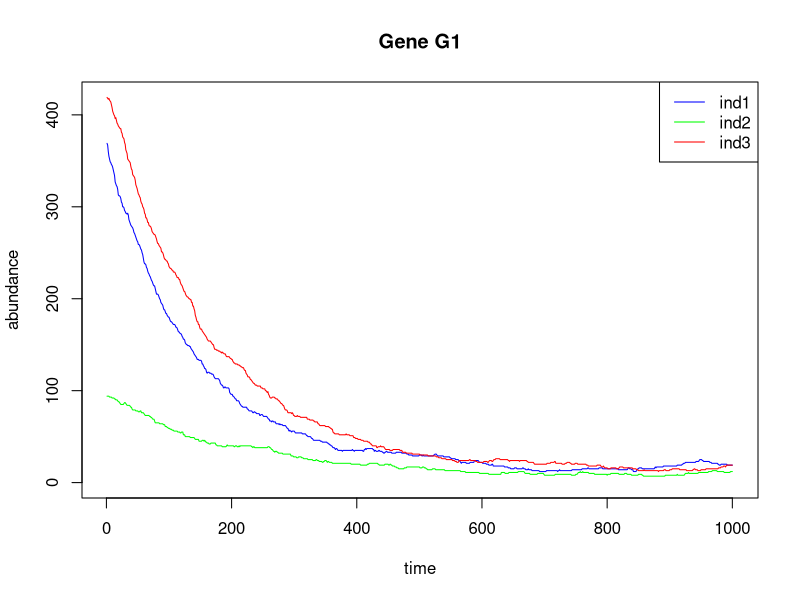
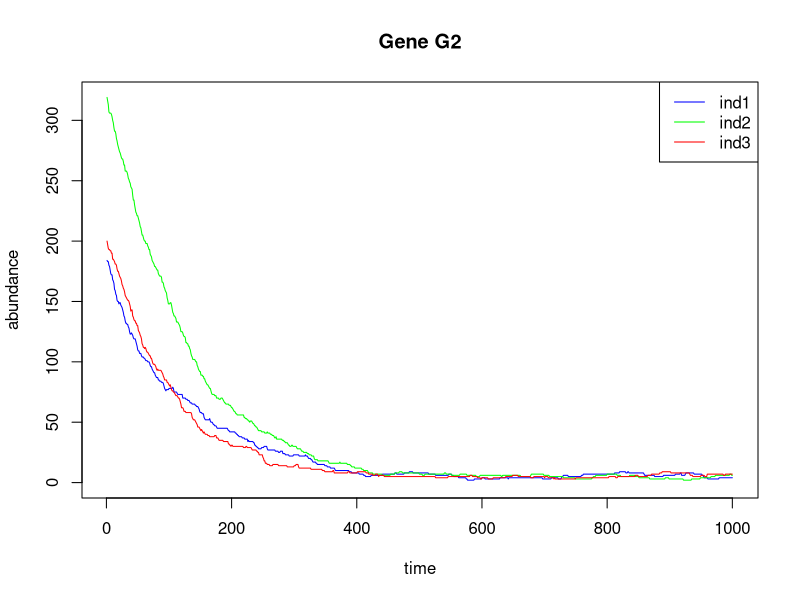
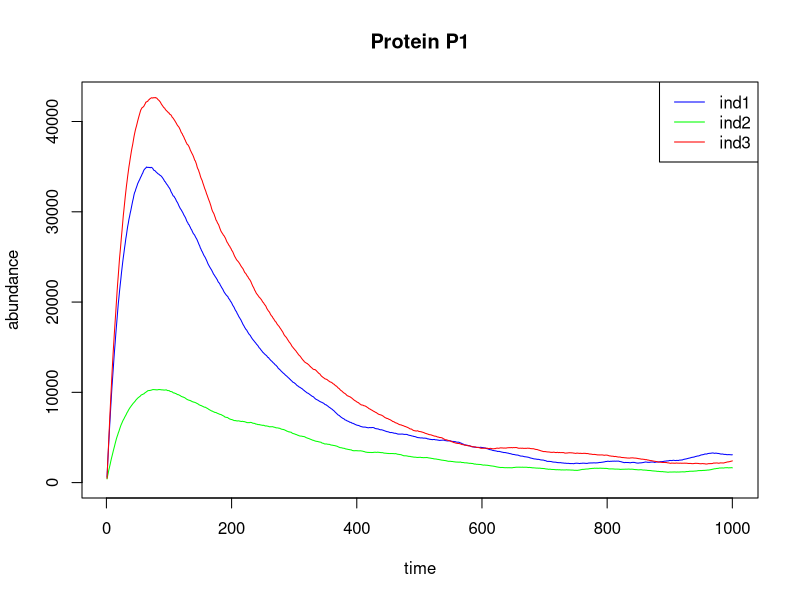
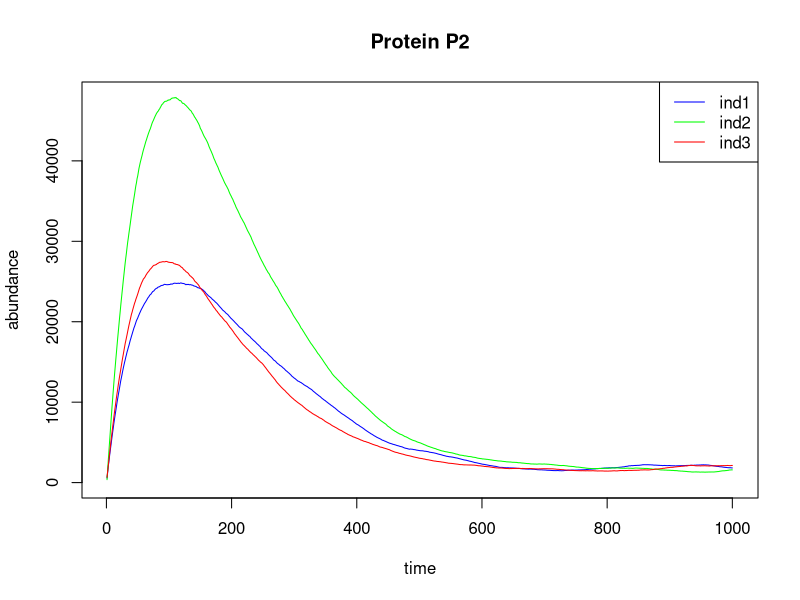

These figures' R source, in order:
##########################################################################################################################
##########################################################################################################################
###                                  DATA SIMULATION - DRAFT 1 - 28/11/2017                                            ###
##########################################################################################################################
##########################################################################################################################
# Variables ----                                                                                                                                                

# N individuals, n = 1 .. N
# G genes, g = 1 .. G
# P proteins, p = 1 .. P
# NC non-coding genes, NC = G - P, nc = 1 .. NC
# M metabolites, m = 1 .. M
# Q QTLs, q = 1 .. Q

# genes : vector of characters with gene ID
# prot : vector of characters with protein ID
# protcod : vector of characters with protein-coding genes ID
# noncod : vector of characters with non-coding genes ID
# met : vector of characters with metabolite ID
# ind : vactor of characters with individuals ID

# tmax = simulation time


# Graph  ----

## Topology

# TF : array for transcription regulation network, target genes (lenght of 1st dimension = G) x transcription regulators (lenght of 2nd dimension = NC + P (=G)) X edges values (lenght of 3rd dimension = 3)
# TLF : array for translation regulation network, target protein-coding genes (lenght of 1st dimension = P) x transcription regulators (lenght of 2nd dimension = NC + P (=G)) X edges values (lenght of 3rd dimension = 3)
# DR : array for RNA degradation regulation network, target genes (lenght of 1st dimension = G) X regulators non coding RNAs (lenght of 2nd dimension = NC) X edges values (lenght of 3rd dimension = 3)
# DP: array for protein degradation regulation network, target proteins (lenght of 1st dimension = P) X regulators proteins (lenght of 2nd dimension = P) X edges values (lenght of 3rd dimension = 3)
# ACT : array for protein activation network, target proteins (lenght of 1st dimension = P) x activators (lenght of 2nd dimension = P + M) X edges values (lenght of 3rd dimension = 3)
# DEACT : array for protein deactivation network, target proteins (lenght of 1st dimension = P) x deactivators (lenght of 2nd dimension = P + M) X edges values (lenght of 3rd dimension = 3)
# g2p : vector of correspondence between protein-coding genes ID and proteins ID, names = proteins ID, values = genes ID, (length P)

## Nodes parameters
# k_TC : vector of basal transcription rates for each gene, i.e. mean basal number of transcription events in per time unit (= in absence of any regulators), genes (length G)
# k_TL : vector of basal translation rates for each protein-coding gene, i.e. mean basal number of transcription events in per time unit (= in absence of any regulators), proteins (length P)
# p0_DR : vector of basal RNA degradation rate for each gene, genes (lenght G)
# p0_DP : vector of basal protein degradation rate for each gene, genes (length P)


## Genotype effects
# QTL_TC : matrix of genotype effect on transcription (TF binding) for each individual, effects (G rows) x individuals (N columns)
# QTL_TL : matrix of genotype effect on translation (TLF binding) for each individual, effects (P rows) x individuals (N columns)
# QTL_DR : matrix of genotype effect on mRNA degradation for each individual, effects (G rows) x individuals (N columns)
#   Remark : the effects can arise from non-linear combination of the effects of several QTLs, they are calculated prior to the simulation (as genotype does not vary with time)


# Dynamic quantities ----

## Rates and probabilities

# l_TC : matrix of transcription rates for each gene and each individual (i.e. mean number of transcription events in per time unit), individuals (N rows) x genes (G columns)
# l_TL : matrix of translation rates for each gene and each individual (i.e. mean number of translation events in per time unit), individuals (N rows) x protein-coding genes (P columns)
# p_DR : matrix of mRNA degradation rate for each gene and each individual, individuals (N rows) x genes (G columns)

## Molecular quantities

# rna : matrix of RNA abundance for each individual, genes (G rows) x individuals (N columns)
# prot_tot : matrix of protein abundance for each individual, proteins (P rows) x individuals (N columns)
# prot_A : matrix of active protein abundance for each individual, proteins (P rows) x individuals (N columns)
# prot_NA : matrix of inactive protein abundance for each individual, proteins (P rows) x individuals (N columns)


# ----



##########################################################################################################################
#                                                  NETWORK SIMULATION                                                    #
##########################################################################################################################


rand_network = function(G, P, M){
 
  # Nodes
  genes = sapply(1:G, function(i){ return(paste0("G",i)) })
  prot = sapply(1:P, function(i){ return(paste0("P",i)) })
  met = sapply(1:M, function(i){ return(paste0("M",i)) })
  
  g2p = genes[1:P]; names(g2p) = prot
  protcod = unname(g2p); noncod = setdiff(genes, protcod); NC = G-P
  
  ## Topology
  
  # Transcription regulation
  # TF : array for transcription regulation network, target genes (G rows) x transcription regulators (NC + P (=G) columns)
  TF_sgn = matrix( sample(c(-1:1), size = (G*G), replace = T, prob = c(0.05,0.75, 0.2)), nrow = G, ncol = G, dimnames = list(genes, c(noncod,prot)))
  # The th parameter for the Hill function of each regulator is sampled from a uniform distribution on discrete numbers between 50 and 100
  TF_th = matrix( 0, nrow = G, ncol = G, dimnames = list(genes, c(noncod,prot))) ; TF_th[which(TF_sgn!=0)] = sample(50:100, length(which(TF_sgn!=0)), replace = T)
  # The n parameter for the Hill function of each regulator is sampled from a uniform distribution on discrete numbers between 1 and 4
  TF_n = matrix( 0, nrow = G, ncol = G, dimnames = list(genes, c(noncod,prot))) ; TF_n[which(TF_sgn!=0)] = sample(1:4, length(which(TF_sgn!=0)), replace = T)
  
  # Translation regulation
  # TLF : array for translation regulation network, target protein-coding genes (P rows) x transcription regulators (NC + P (=G) columns)
  TLF_sgn = matrix( sample(c(-1:1), size = (P*G), replace = T, prob = c(0.2,0.6, 0.2)), nrow = P, ncol = G, dimnames = list(protcod, c(noncod,prot)))
  # The th parameter for the Hill function of each regulator is sampled from a uniform distribution on discrete numbers between 50 and 100
  TLF_th = matrix( 0, nrow = P, ncol = G, dimnames = list(protcod, c(noncod,prot))) ; TLF_th[which(TLF_sgn!=0)] = sample(50:100, length(which(TLF_sgn!=0)), replace = T)
  # The n parameter for the Hill function of each regulator is sampled from a uniform distribution on discrete numbers between 1 and 4
  TLF_n = matrix( 0, nrow = P, ncol = G, dimnames = list(protcod, c(noncod,prot))) ; TLF_n[which(TLF_sgn!=0)] = sample(1:4, length(which(TLF_sgn!=0)), replace = T)
  
  # RNA decay
  # DR : array for RNA degradation regulation network, target genes (lenght of 1st dimension = G) X regulators non coding RNAs (NC+Q columns)
  DR_sgn = matrix( sample(c(-1:1), size = (G*NC), replace = T, prob = c(0.2,0.6, 0.2)), nrow = G, ncol = NC, dimnames = list(genes, noncod))
  # The th parameter for the Hill function of each regulator is sampled from a uniform distribution on discrete numbers between 50 and 100
  DR_th = matrix( 0, nrow = G, ncol = NC, dimnames = list(genes, noncod)) ; DR_th[which(DR_sgn!=0)] = sample(50:100, length(which(DR_sgn!=0)), replace = T)
  # The n parameter for the Hill function of each regulator is sampled from a uniform distribution on discrete numbers between 1 and 4
  DR_n = matrix( 0, nrow = G, ncol = NC, dimnames = list(genes, noncod)) ; DR_n[which(DR_sgn!=0)] = sample(1:4, length(which(DR_sgn!=0)), replace = T)
  
  
  # Protein decay
  # DP : array for RNA degradation regulation network, target genes (lenght of 1st dimension = G) X regulators non coding RNAs (NC+Q columns)
  DP_sgn = matrix( sample(c(-1:1), size = (P*P), replace = T, prob = c(0.2,0.6, 0.2)), nrow = P, ncol = P, dimnames = list(prot, prot))
  # The th parameter for the Hill function of each regulator is sampled from a uniform distribution on discrete numbers between 50 and 100
  DP_th = matrix( 0, nrow = P, ncol = P, dimnames = list(prot, prot)) ; DP_th[which(DP_sgn!=0)] = sample(50:100, length(which(DP_sgn!=0)), replace = T)
  # The n parameter for the Hill function of each regulator is sampled from a uniform distribution on discrete numbers between 1 and 4
  DP_n = matrix( 0, nrow = P, ncol = P, dimnames = list(prot, prot)) ; DP_n[which(DP_sgn!=0)] = sample(1:4, length(which(DP_sgn!=0)), replace = T)
  

  # Protein activation
  # ACT : array for protein activation network, target proteins (P rows) x activators (P + NC + M (= G+M) columns)
  ACT_sgn = matrix( sample(c(0,1), size = (P*(G+M)), replace = T, prob = c(0.7,0.3)), nrow = P, ncol = NC+P+M, dimnames = list(prot, c(prot,noncod,met)))
  # The th parameter for the Hill function of each regulator is sampled from a uniform distribution on discrete numbers between 50 and 100
  ACT_th = matrix( 0, nrow = P, ncol = G+M, dimnames = list(prot, c(prot,noncod,met))) ; ACT_th[which(ACT_sgn!=0)] = sample(50:100, length(which(ACT_sgn!=0)), replace = T)
  # The n parameter for the Hill function of each regulator is sampled from a uniform distribution on discrete numbers between 1 and 4
  ACT_n = matrix( 0, nrow = P, ncol = G+M, dimnames = list(prot, c(prot,noncod,met))) ; ACT_n[which(ACT_sgn!=0)] = sample(1:4, length(which(ACT_sgn!=0)), replace = T)
  
  # Protein deactivation
  # DEACT : array for protein deactivation network, target proteins (P rows) x activators (P + NC + M (= G+M) columns)
  DEACT_sgn = matrix( sample(c(0,1), size = (P*(G+M)), replace = T, prob = c(0.7,0.3)), nrow = P, ncol = NC+P+M, dimnames = list(prot, c(prot,noncod,met)))
  # The th parameter for the Hill function of each regulator is sampled from a uniform distribution on discrete numbers between 50 and 100
  DEACT_th = matrix( 0, nrow = P, ncol = G+M, dimnames = list(prot, c(prot,noncod,met))) ; DEACT_th[which(DEACT_sgn!=0)] = sample(50:100, length(which(DEACT_sgn!=0)), replace = T)
  # The n parameter for the Hill function of each regulator is sampled from a uniform distribution on discrete numbers between 1 and 4
  DEACT_n = matrix( 0, nrow = P, ncol = G+M, dimnames = list(prot, c(prot,noncod,met))) ; DEACT_n[which(DEACT_sgn!=0)] = sample(1:4, length(which(DEACT_sgn!=0)), replace = T)
  
  
  ## Nodes parameters
  
  # Transcription rates
  # TC rates chosen randomly between 0.01 and 0.1
  k_TC = runif(G, 0.01, 0.1); names(k_TC) = genes
  
  # Translation rates
  # TL rates chosen randomly between 0.5 and 5
  k_TL = runif(P, 0.5, 5); names(k_TL) = protcod
  
  # RNA decay rates
  # RNA decay rates chosen randomly between 0.005 and 0.01
  p0_DR = runif(G, 0.005, 0.01); names(p0_DR) = genes
  
  # Protein decay rates
  # protein decay rates chosen randomly between 0.01 and 0.1
  p0_DP = runif(P, 0.01, 0.1); names(p0_DP) = prot
      
  res = list("genes" = genes, # ----
             "protcod" = protcod,
             "noncod" = noncod,
             "prot" = prot,
             "met" = met,
             "g2p" = g2p,
             "TF_sgn" = TF_sgn,
             "TF_th" = TF_th,
             "TF_n" = TF_n,
             "TLF_sgn" = TLF_sgn,
             "TLF_th" = TLF_th,
             "TLF_n" = TLF_n,
             "DR_sgn" = DR_sgn,
             "DR_th" = DR_th,
             "DR_n" = DR_n,
             "DP_sgn" = DP_sgn,
             "DP_th" = DP_th,
             "DP_n" = DP_n,
             "ACT_sgn" = ACT_sgn,
             "ACT_th" = ACT_th,
             "ACT_n" = ACT_n,
             "DEACT_sgn" = DEACT_sgn,
             "DEACT_th" = DEACT_th,
             "DEACT_n" = DEACT_n,
             "k_TC" = k_TC,
             "k_TL" = k_TL,
             "p0_DR" = p0_DR,
             "p0_DP" = p0_DP
             )
    # ----
  
  return(res)
}

rand_network_null = function(G, P, M){
  
  # Nodes
  genes = sapply(1:G, function(i){ return(paste0("G",i)) })
  prot = sapply(1:P, function(i){ return(paste0("P",i)) })
  met = sapply(1:M, function(i){ return(paste0("M",i)) })
  
  g2p = genes[1:P]; names(g2p) = prot
  protcod = unname(g2p); noncod = setdiff(genes, protcod); NC = G-P
  
  ## Topology
  
  # Transcription regulation
  # TF : array for transcription regulation network, target genes (G rows) x transcription regulators (NC + P (=G) columns)
  TF_sgn = matrix( 0, nrow = G, ncol = G, dimnames = list(genes, c(noncod,prot)))
  TF_th = matrix( 0, nrow = G, ncol = G, dimnames = list(genes, c(noncod,prot)))
  TF_n = matrix( 0, nrow = G, ncol = G, dimnames = list(genes, c(noncod,prot)))
  
  # Translation regulation
  # TLF : array for translation regulation network, target protein-coding genes (P rows) x transcription regulators (NC + P (=G) columns)
  TLF_sgn = matrix( 0, nrow = P, ncol = G, dimnames = list(protcod, c(noncod,prot)))
  TLF_th = matrix( 0, nrow = P, ncol = G, dimnames = list(protcod, c(noncod,prot)))
  TLF_n = matrix( 0, nrow = P, ncol = G, dimnames = list(protcod, c(noncod,prot)))
  
  # RNA decay
  # DR : array for RNA degradation regulation network, target genes (lenght of 1st dimension = G) X regulators non coding RNAs (NC+Q columns)
  DR_sgn = matrix( 0, nrow = G, ncol = NC, dimnames = list(genes, noncod))
  DR_th = matrix( 0, nrow = G, ncol = NC, dimnames = list(genes, noncod))
  DR_n = matrix( 0, nrow = G, ncol = NC, dimnames = list(genes, noncod))
  
  
  # Protein decay
  # DP : array for RNA degradation regulation network, target genes (lenght of 1st dimension = G) X regulators non coding RNAs (NC+Q columns)
  DP_sgn = matrix( 0, nrow = P, ncol = P, dimnames = list(prot, prot))
  # The th parameter for the Hill function of each regulator is sampled from a uniform distribution on discrete numbers between 50 and 100
  DP_th = matrix( 0, nrow = P, ncol = P, dimnames = list(prot, prot))
  # The n parameter for the Hill function of each regulator is sampled from a uniform distribution on discrete numbers between 1 and 4
  DP_n = matrix( 0, nrow = P, ncol = P, dimnames = list(prot, prot))
  
  
  # Protein activation
  # ACT : array for protein activation network, target proteins (P rows) x activators (P + NC + M (= G+M) columns)
  ACT_sgn = matrix( 0, nrow = P, ncol = NC+P+M, dimnames = list(prot, c(prot,noncod,met)))
  # The th parameter for the Hill function of each regulator is sampled from a uniform distribution on discrete numbers between 50 and 100
  ACT_th = matrix( 0, nrow = P, ncol = G+M, dimnames = list(prot, c(prot,noncod,met)))
  # The n parameter for the Hill function of each regulator is sampled from a uniform distribution on discrete numbers between 1 and 4
  ACT_n = matrix( 0, nrow = P, ncol = G+M, dimnames = list(prot, c(prot,noncod,met)))
  
  # Protein deactivation
  # DEACT : array for protein deactivation network, target proteins (P rows) x activators (P + NC + M (= G+M) columns)
  DEACT_sgn = matrix( 0, nrow = P, ncol = NC+P+M, dimnames = list(prot, c(prot,noncod,met)))
  DEACT_th = matrix( 0, nrow = P, ncol = G+M, dimnames = list(prot, c(prot,noncod,met)))
  DEACT_n = matrix( 0, nrow = P, ncol = G+M, dimnames = list(prot, c(prot,noncod,met)))
  
  
  ## Nodes parameters
  
  # Transcription rates
  # TC rates chosen randomly between 0.01 and 0.1
  k_TC = runif(G, 0.01, 0.1); names(k_TC) = genes
  
  # Translation rates
  # TL rates chosen randomly between 0.5 and 5
  k_TL = runif(P, 0.5, 5); names(k_TL) = protcod
  
  # RNA decay rates
  # RNA decay rates chosen randomly between 0.005 and 0.01
  p0_DR = runif(G, 0.005, 0.01); names(p0_DR) = genes
  
  # Protein decay rates
  # protein decay rates chosen randomly between 0.01 and 0.1
  p0_DP = runif(P, 0.01, 0.1); names(p0_DP) = prot
  
  res = list("genes" = genes, # ----
             "protcod" = protcod,
             "noncod" = noncod,
             "prot" = prot,
             "met" = met,
             "g2p" = g2p,
             "TF_sgn" = TF_sgn,
             "TF_th" = TF_th,
             "TF_n" = TF_n,
             "TLF_sgn" = TLF_sgn,
             "TLF_th" = TLF_th,
             "TLF_n" = TLF_n,
             "DR_sgn" = DR_sgn,
             "DR_th" = DR_th,
             "DR_n" = DR_n,
             "DP_sgn" = DP_sgn,
             "DP_th" = DP_th,
             "DP_n" = DP_n,
             "ACT_sgn" = ACT_sgn,
             "ACT_th" = ACT_th,
             "ACT_n" = ACT_n,
             "DEACT_sgn" = DEACT_sgn,
             "DEACT_th" = DEACT_th,
             "DEACT_n" = DEACT_n,
             "k_TC" = k_TC,
             "k_TL" = k_TL,
             "p0_DR" = p0_DR,
             "p0_DP" = p0_DP
  )
  # ----
  
  return(res)
}

##########################################################################################################################
#                                                INDIVIDUALS SIMULATION                                                  #
##########################################################################################################################


rand_cohort = function(network, N){

  G = length(network$genes)
  P = length(network$prot)
  M = length(network$met)
  
  # Individuals
  ind = sapply(1:N, function(i){ return(paste0("ind",i)) })

  # Genotype effects
  
  # QTL_TC : matrix of genotype effect on transcription (TF binding) for each individual, effects (G rows) x individuals (N columns)
  QTL_TC = matrix(rnorm(G * N , mean = 1, sd = 0.05), nrow = G, ncol = N); rownames(QTL_TC) = network$genes; colnames(QTL_TC) = ind

  # QTL_TL : matrix of genotype effect on translation (TLF binding) for each individual, effects (P rows) x individuals (N columns)
  QTL_TL = matrix(rnorm(P * N , mean = 1, sd = 0.05), nrow = P, ncol = N); rownames(QTL_TL) = network$protcod; colnames(QTL_TL) = ind
  
  # QTL_DR : matrix of genotype effect on mRNA degradation for each individual, effects (G rows) x individuals (N columns)
  QTL_DR = matrix(rnorm(G * N , mean = 1, sd = 0.05), nrow = G, ncol = N); rownames(QTL_DR) = network$genes; colnames(QTL_DR) = ind
  
  rna_0 = matrix(sample(0:500, G*N, replace = T), nrow = G, ncol = N); rownames(rna_0) = network$genes; colnames(rna_0) = ind
  prot_tot_0 = matrix(sample(0:500, P*N, replace = T), nrow = P, ncol = N); rownames(prot_tot_0) = network$prot; colnames(prot_tot_0) = ind
  prot_A_0 = matrix(sample(0:500, P*N, replace = T), nrow = P, ncol = N); rownames(prot_A_0) = network$prot; colnames(prot_A_0) = ind
  prot_NA_0 = matrix(sample(0:500, P*N, replace = T), nrow = P, ncol = N); rownames(prot_NA_0) = network$prot; colnames(prot_NA_0) = ind
  met_tot_0 = matrix(sample(0:500, M*N, replace = T), nrow = M, ncol = N); rownames(met_tot_0) = network$met; colnames(met_tot_0) = ind
  
  res = list("ind" = ind,
             "QTL_TC" = QTL_TC,
             "QTL_TL" = QTL_TL,
             "QTL_DR" = QTL_DR,
             "rna_0" = rna_0,
             "prot_tot_0" = prot_tot_0,
             "prot_A_0" = prot_A_0,
             "prot_NA_0" = prot_NA_0,
             "met_tot_0" = met_tot_0)
  return(res)
}



##########################################################################################################################
#                                                       MAIN CODE                                                        #
##########################################################################################################################

simu = function(network, cohort, tmax){

  # ----
  ind = network$ind
  genes = network$genes
  protcod = network$protcod
  noncod = network$noncod
  prot = network$prot
  met = network$met
  g2p = network$g2p
  TF_sgn = network$TF_sgn
  TF_th = network$TF_th
  TF_n = network$TF_n
  TLF_sgn = network$TLF_sgn
  TLF_th = network$TLF_th
  TLF_n = network$TLF_n
  DR_sgn = network$DR_sgn
  DR_th = network$DR_th
  DR_n = network$DR_n
  DP_sgn = network$DP_sgn
  DP_th = network$DP_th
  DP_n = network$DP_n
  ACT_sgn = network$ACT_sgn
  ACT_th = network$ACT_th
  ACT_n = network$ACT_n
  DEACT_sgn = network$DEACT_sgn
  DEACT_th = network$DEACT_th
  DEACT_n = network$DEACT_n
  k_TC = network$k_TC
  k_TL = network$k_TL
  p0_DR = network$p0_DR
  p0_DP = network$p0_DP
  
  ind = cohort$ind
  QTL_TC = cohort$QTL_TC
  QTL_TL = cohort$QTL_TL
  QTL_DR = cohort$QTL_DR
  # ----
  
  ## Initialization ----
  
  t = 1
  
  N= length(ind)
  G = length(genes)
  P = length(prot)
  NC = length(noncod)
  M = length(met)
  
  # Vector creation
  rna = matrix(NA, nrow = G, ncol = N); rownames(rna) = genes; colnames(rna) = ind
  prot_tot = matrix(NA, nrow = P, ncol = N); rownames(prot_tot) = prot; colnames(prot_tot) = ind
  prot_A = matrix(NA, nrow = P, ncol = N); rownames(prot_A) = prot; colnames(prot_A) = ind
  prot_NA = matrix(NA, nrow = P, ncol = N); rownames(prot_NA) = prot; colnames(prot_NA) = ind
  met_tot = matrix(NA, nrow = M, ncol = N); rownames(met_tot) = met; colnames(met_tot) = ind
  
  l_TC = matrix(NA, nrow = G, ncol = N, dimnames = list(genes, ind))
  l_TL = matrix(NA, nrow = P, ncol = N, dimnames = list(protcod, ind))
  p_DR = matrix(NA, nrow = G, ncol = N, dimnames = list(genes, ind))
  p_DP = matrix(NA, nrow = P, ncol = N, dimnames = list(prot, ind))
  p_act = matrix(NA, nrow = P, ncol = N, dimnames = list(prot, ind))
  p_deact = matrix(NA, nrow = P, ncol = N, dimnames = list(prot, ind))
  
  
  # Initial values
  # Are the initial values the same for all individuals???
  rna_prev = matrix(cohort$rna_0[genes, ind], nrow = G, ncol = N); rownames(rna_prev) = genes; colnames(rna_prev) = ind
  prot_A_prev = matrix(cohort$prot_A_0[prot, ind], nrow = P, ncol = N); rownames(prot_A_prev) = prot; colnames(prot_A_prev) = ind
  prot_NA_prev = matrix(cohort$prot_NA_0[prot, ind], nrow = P, ncol = N); rownames(prot_NA_prev) = prot; colnames(prot_NA_prev) = ind
  prot_tot_prev = matrix(prot_A_prev[prot, ind] + prot_NA_prev[prot, ind], nrow = P, ncol = N); rownames(prot_tot_prev) = prot; colnames(prot_tot_prev) = ind
  met_tot_prev = matrix(cohort$met_tot_0[met, ind], nrow = M, ncol = N); rownames(met_tot_prev) = met; colnames(met_tot_prev) = ind
  
  
  # For visualization
  
  time_rna = vector("list", G); names(time_rna) = genes
  time_prot_tot = vector("list", P); names(time_prot_tot) = prot
  time_prot_A = vector("list", P); names(time_prot_A) = prot
  time_prot_NA = vector("list", P); names(time_prot_NA) = prot
  time_met_tot = vector("list", M); names(time_met_tot) = met
  
  # Add t = 0
  for(g in genes){ time_rna[[g]] = cbind(time_rna[[g]],rna_prev[g,]) }
  for(p in prot){ 
    time_prot_tot[[p]] = cbind(time_prot_tot[[p]], prot_tot_prev[p,])
    time_prot_A[[p]] = cbind(time_prot_A[[p]], prot_A_prev[p,])
    time_prot_NA[[p]] = cbind(time_prot_NA[[p]], prot_NA_prev[p,])
  }
  for(m in met){ time_met_tot[[m]] = cbind(time_met_tot[[m]], met_tot_prev[m,]) }
  
  # Main loop -----
  
  while(t<tmax){
    
    mol_prev = rbind(rna_prev[noncod,ind], prot_A_prev[,ind], met_tot_prev[,ind]); rownames(mol_prev) = c(noncod,prot,met)
    
    ## 1: Update rates and probabilites ----
    
    # Transcription rate
    l_TC[genes, ind] = k_TC[genes] * t(sapply(genes, function(g){
      reg = mol_prev[colnames(TF_n),]^TF_n[g,]
      theta = t(QTL_TC[g,] * matrix(TF_th[g,], nrow = N, ncol = ncol(TF_th), byrow = T)) ^ TF_n[g,]
      temp = 1 + TF_sgn[g,] * (reg/(reg + theta)); rownames(temp) = colnames(TF_sgn); colnames(temp) = ind
      return(apply(temp, 2, prod))
    }))
    
    
    # Translation rate 
      l_TL[protcod, ind] = rna_prev[protcod,] * k_TL[protcod] * t(sapply(protcod, function(g){
        reg = mol_prev[colnames(TLF_n),]^TLF_n[g,]
        theta = t(QTL_TL[g,] * matrix(TLF_th[g,], nrow = N, ncol = ncol(TLF_th), byrow = T)) ^ TLF_n[g,]
        temp = 1 + TLF_sgn[g,] * (reg/(reg + theta)); rownames(temp) = colnames(TLF_sgn); colnames(temp) = ind
        return(apply(temp, 2, prod))
      }))
    
    
    # RNA degradation rate
      p_DR[genes, ind] = p0_DR[genes] * QTL_DR[genes, ind] * t(sapply(genes, function(g){
        reg = mol_prev[colnames(DR_n),]^DR_n[g,]
        theta = matrix(DR_th[g,], nrow = ncol(DR_th), ncol = N) ^ DR_n[g,]
        temp = 1 + DR_sgn[g,] * (reg/(reg + theta)); rownames(temp) = colnames(DR_sgn); colnames(temp) = ind
        return(apply(temp, 2, prod))
      }))  
      
    
    
    # protein degradation rate
      p_DP[prot, ind] = p0_DP[prot] * t(sapply(prot, function(g){
        reg = mol_prev[colnames(DP_n),]^DP_n[g,]
        theta = matrix(DP_th[g,], nrow = ncol(DP_th), ncol = N) ^ DP_n[g,]
        temp = 1 + DP_sgn[g,] * (reg/(reg + theta)); rownames(temp) = colnames(DP_sgn); colnames(temp) = ind
        return(apply(temp, 2, prod))
      }))
      
    
    # protein activation rate
    p_act[prot, ind] = t(sapply(prot, function(g){
      reg = mol_prev[colnames(ACT_n),]^ACT_n[g,]
      theta = matrix(ACT_th[g,], nrow = ncol(ACT_th), ncol = N) ^ ACT_n[g,]
      temp = ACT_sgn[g,] * (reg/(reg + theta)); rownames(temp) = colnames(ACT_sgn); colnames(temp) = ind
      return(apply(temp, 2, prod))
    }))

    
    # protein deactivation rate
    p_deact[prot, ind] = t(sapply(prot, function(g){
      reg = mol_prev[colnames(DEACT_n),]^DEACT_n[g,]
      theta = matrix(DEACT_th[g,], nrow = ncol(DEACT_th), ncol = N) ^ DEACT_n[g,]
      temp = DEACT_sgn[g,] * (reg/(reg + theta)); rownames(temp) = colnames(DEACT_sgn); colnames(temp) = ind
      return(apply(temp, 2, prod))
    }))
    
    
    
    
    ## 2: Compute new molecule abundances ----
    
    # Update RNA abundance
    #    Gene transcription follows a Poisson law, and each RNA molecule at time t-1 has a probability p_DR of being degraded
    rna[genes, ind] = rna_prev[genes, ind] + rpois(length(l_TC), l_TC) - rbinom(N*G, rna_prev, p_DR)
    
    
    # Update protein abundance 
    
    # Activation or degradation of inactive proteins
    # Each inactive protein has 3 possible fates:
    #      - Stay inactive with a probability of (1-proba_activation)*(1-proba_degradation)
    #      - Become active with a probability of proba_activation*(1-proba_degradation)
    #      - Be degraded with a probability of proba_degradation
    probs = rbind( as.vector((1-p_act)*(1-p_DP)), as.vector(p_act*(1-p_DP)) ,as.vector(p_DP) ) # order of the columns: Prot1 for ind1, Prot2 for ind1, ... , ProtP for ind1, Prot1 for ind2, etc
    # For each protein type in each individuals these fates are sampled using a multinomial distribution
    temp = sapply(1:(N*P), function(i){rmultinom(1,prot_NA_prev[i],probs[,i])})
    Xa = temp[2,] # proteins inactive at time t-1 that are activated
    Xdna = temp[3,] # proteins inactive at time t-1 that are degraded
    
    # Each active protein has 3 possible fates:
    #      - Stay active with a probability of (1-proba_deactivation)*(1-proba_degradation)
    #      - Become inactive with a probability of proba_deactivation*(1-proba_degradation)
    #      - Be degraded with a probability of proba_degradation
    probs = rbind( as.vector((1-p_deact)*(1-p_DP)), as.vector(p_deact*(1-p_DP)) ,as.vector(p_DP) ) # order of the columns: Prot1 for ind1, Prot2 for ind1, ... , ProtP for ind1, Prot1 for ind2, etc
    # For each protein type in each individuals these fates are sampled using a multinomial distribution
    temp = sapply(1:(N*P), function(i){rmultinom(1,prot_A_prev[i],probs[,i])})
    Xna = temp[2,] # proteins active at time t-1 that are deactivated
    Xda = temp[3,] # proteins active at time t-1 that are degraded
    
    
    # Update inactive protein abundance
    prot_NA[prot, ind] = rpois(length(l_TL), l_TL) + prot_NA_prev[prot, ind] - Xa - Xdna + Xna
    
    # Update active protein abundance
    prot_A[prot, ind] = prot_A_prev[prot, ind] - Xna - Xda + Xa
    
    # Update total protein abundance
    prot_tot[prot, ind] = prot_NA[prot, ind] + prot_A[prot, ind]
    
    
    
    ## Update the '_prev' matrices ----
    rna_prev = rna
    prot_tot_prev = prot_tot
    prot_NA_prev = prot_NA
    prot_A_prev = prot_A
    
    ## Store values for visualization
    for(g in genes){ time_rna[[g]] = cbind(time_rna[[g]],rna[g,]) }
    for(p in prot){ 
      time_prot_tot[[p]] = cbind(time_prot_tot[[p]], prot_tot[p,])
      time_prot_A[[p]] = cbind(time_prot_A[[p]], prot_A[p,])
      time_prot_NA[[p]] = cbind(time_prot_NA[[p]], prot_NA[p,])
      }
    for(m in met){ time_met_tot[[m]] = cbind(time_met_tot[[m]], met_tot[m,]) }
    
    t = t + 1
  }
  
  res = list("time_rna" = time_rna,
             "time_prot_tot" = time_prot_tot,
             "time_prot_A" = time_prot_A,
             "time_prot_NA" = time_prot_NA,
             "time_met_tot" = time_met_tot)
  
  return(res)
}
  
  
##########################################################################################################################
#                                                       OUTPUT                                                           #
##########################################################################################################################

visu = function(network, cohort, sim, tmax){
  
  cols = c('blue','green', 'red'); names(cols) = cohort$ind
  
  # plot genes
  for(g in network$genes){
    plot(1:(tmax+1), ylim = c(0,max(unlist(sim$time_rna[[g]]))), type = 'n', main = paste('Gene',g, sep=' '), xlab = 'time', ylab = 'abundance')
    for(i in cohort$ind){
      lines(sim$time_rna[[g]][i,], col=cols[i])
    }
    legend('topright', col = cols, lty=1, legend = names(cols))
  }
  
  # plot genes
  for(p in network$prot){
    plot(1:(tmax+1), ylim = c(0,max(unlist(sim$time_prot_tot[[p]]))), type = 'n', main = paste('Protein',p, sep=' '), xlab = 'time', ylab = 'abundance')
    for(i in cohort$ind){
      lines(sim$time_prot_tot[[p]][i,], col=cols[i])
    }
    legend('topright', col = cols, lty=1, legend = names(cols))
  }
}  




##########################################################################################################################
#                                                        MAIN                                                            #
##########################################################################################################################

tmax = 1000  

nw1 = rand_network_null(2,2,1)
cohort = rand_cohort(nw1,3)
sim = simu(nw1, cohort, tmax)
visu(nw1,cohort,sim, tmax)
